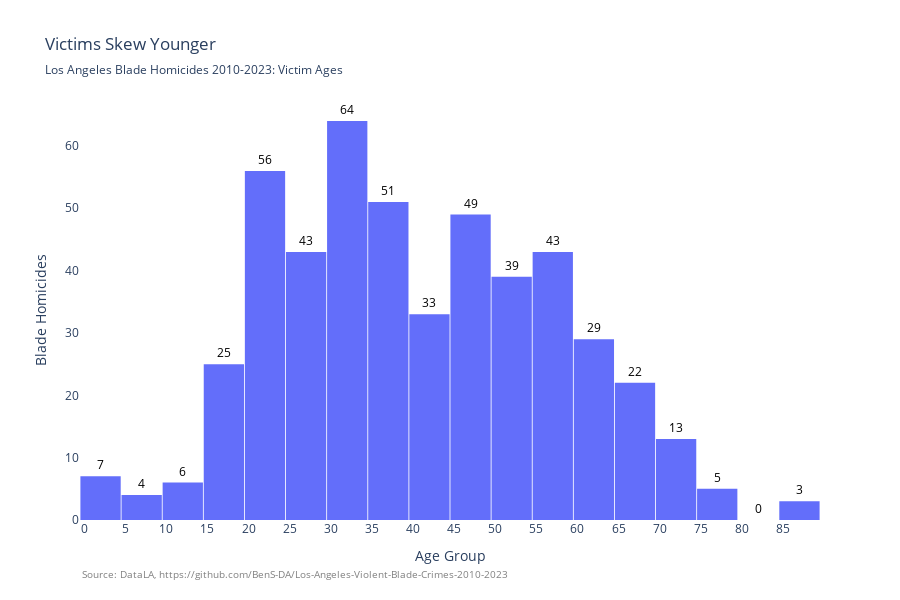

The notebook cell this image was saved under:
### Code cell
# Knife homicide victims' age?

victim_age = px.histogram(blade_homicide, 
                                  x="Vict Age",
                                  title = "Victims Skew Younger",
                                  subtitle = "Los Angeles Blade Homicides 2010-2023: Victim Ages",
                                  text_auto=True,
                                  height = 600)

victim_age.update_layout(xaxis_title = "Age Group",yaxis_title="Blade Homicides")
victim_age.update_layout({"bargap": 0.02})
victim_age.update_xaxes(nticks=20)
victim_age.update_traces(textposition='outside')
victim_age.update_traces(textfont_color='black')
victim_age.update_layout(
    paper_bgcolor='rgba(0, 0, 0, 0)',
    plot_bgcolor='rgba(0, 0, 0, 0)'
)

victim_age.add_annotation(
    text=f"Source: DataLA, https://github.com/BenS-DA/Los-Angeles-Violent-Blade-Crimes-2010-2023",
    showarrow=False,
    x=0,
    y=-0.15,
    xref="paper",
    yref="paper",
    xanchor="left",
    yanchor="bottom",
    font=dict(size=10, color="grey"),
    align="left"
)
victim_age.show()

### Figure 1 — Plotly figure (JSON) as saved in the notebook; plotly's stock layout.template omitted (floating-point values rounded to 4 significant figures; data arrays with more than 128 entries replaced by an {"elided": "..."} marker saying what was removed)
{"data": [{"bingroup": "x", "hovertemplate": "Vict Age=%{x}<br>count=%{y}<extra></extra>", "legendgroup": "", "marker": {"color": "#636efa", "pattern": {"shape": ""}}, "name": "", "orientation": "v", "showlegend": false, "textfont": {"color": "black"}, "textposition": "outside", "texttemplate": "%{value}", "type": "histogram", "x": {"elided": "492 int values"}, "xaxis": "x", "yaxis": "y"}], "layout": {"annotations": [{"align": "left", "font": {"color": "grey", "size": 10}, "showarrow": false, "text": "Source: DataLA, https://github.com/BenS-DA/Los-Angeles-Violent-Blade-Crimes-2010-2023", "x": 0, "xanchor": "left", "xref": "paper", "y": -0.15, "yanchor": "bottom", "yref": "paper"}], "bargap": 0.02, "barmode": "relative", "height": 600, "legend": {"tracegroupgap": 0}, "paper_bgcolor": "rgba(0, 0, 0, 0)", "plot_bgcolor": "rgba(0, 0, 0, 0)", "title": {"subtitle": {"text": "Los Angeles Blade Homicides 2010-2023: Victim Ages"}, "text": "Victims Skew Younger"}, "xaxis": {"anchor": "y", "domain": [0, 1], "nticks": 20, "title": {"text": "Age Group"}}, "yaxis": {"anchor": "x", "domain": [0, 1], "title": {"text": "Blade Homicides"}}}}
